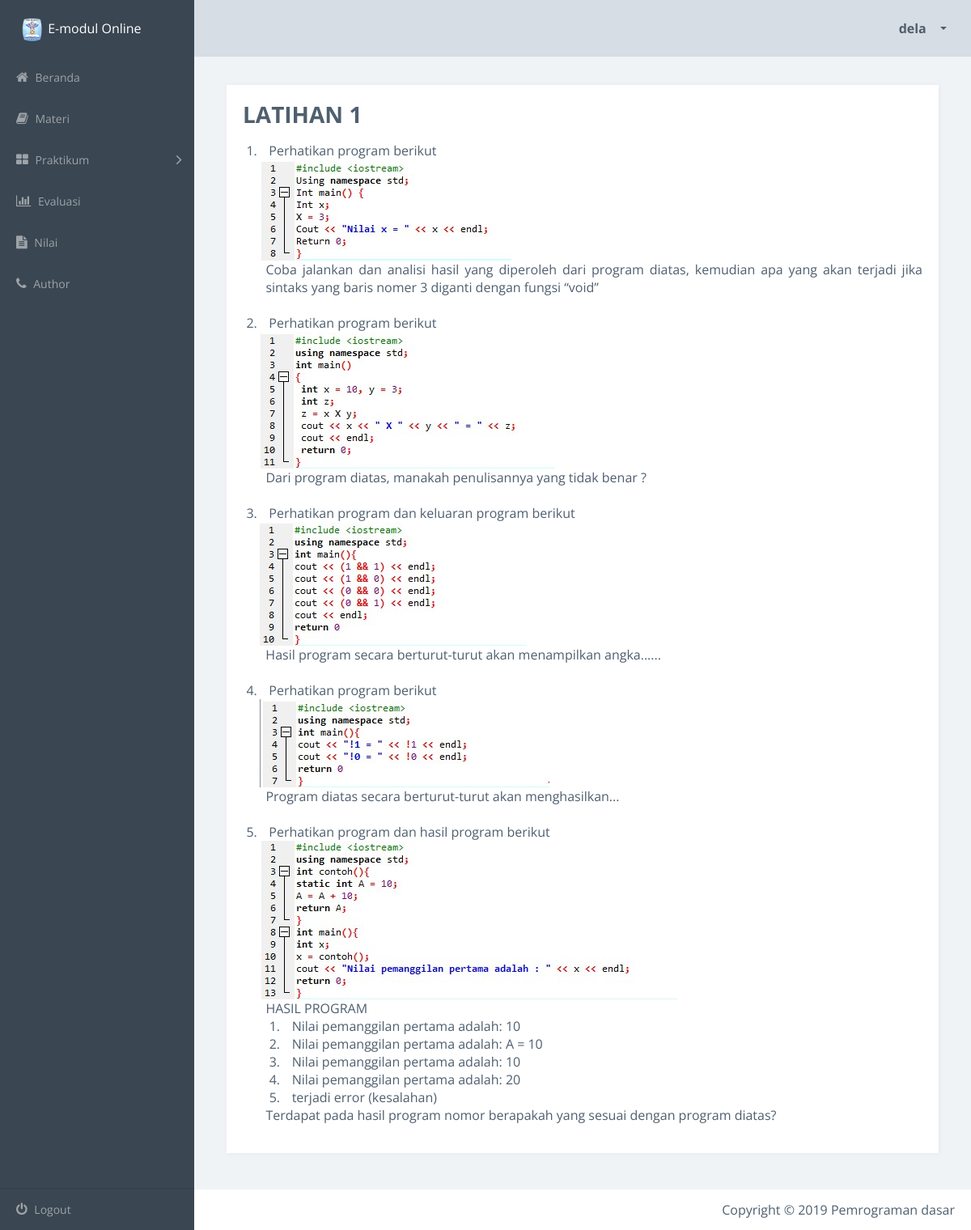
Page /detailLatihanSiswa.php?id=6 (signed in) on the committed database.
### tables this page shows
CREATE TABLE `latihan` (
  `id_latihan` int(11) NOT NULL AUTO_INCREMENT,
  `nama_latihan` varchar(100) DEFAULT NULL,
  `isi` longtext,
  PRIMARY KEY (`id_latihan`)
);

### detailLatihanSiswa.php (the view, shortened to what this page needs)
<?php
include("config.php");
$id = $_GET['id'];
$query = mysqli_query($conn, "SELECT * FROM latihan WHERE id_latihan = $id");
$data = mysqli_fetch_array($query);
?>
<!doctype html>
<html class="no-js" lang="en">
    <head>
        <link rel="stylesheet" href="css/vendor.css">
        <link rel="stylesheet" href="css/app-blue.css">
    </head>
    <body>
        <div class="main-wrapper">
            <div class="app" id="app">
                <header class="header">
                    <div class="header-block header-block-nav">
                        <ul class="nav-profile">
                            <li class="profile dropdown">
                                <a class="nav-link dropdown-toggle" data-toggle="dropdown" href="#" role="button" aria-haspopup="true" aria-expanded="false">
                                    <span class="name"> <?php echo $_SESSION['username']; ?> </span>
                                </a>
                            </li>
                        </ul>
                    </div>
                </header>
                <aside class="sidebar">
                    <div class="sidebar-container">
                        <div class="sidebar-header">
                            <div class="brand">
                                <div>
                                    <img src="assets/logosmk.png" width="30" height="30"> E-modul Online
                                </div>
                            </div>
                        </div>
                        <nav class="menu">
                            <ul class="sidebar-menu metismenu" id="sidebar-menu">
                                <li class="">
                                    <a href="indexSiswa.php">
                                        <i class="fa fa-home"></i> Beranda </a>
                                </li>
                                <li class="">
                                    <a href="materiSiswa.php">
                                        <i class="fa fa-book"></i> Materi </a>
                                </li>
                                <li>
                                    <a href="">
                                        <i class="fa fa-th-large"></i> Praktikum
                                        <i class="fa arrow"></i>
                                    </a>
                                </li>
                                <li class="">
                                    <a href="evaluasiSiswa.php">
                                        <i class="fa fa-bar-chart"></i> Evaluasi </a>
                                </li>
                                <li class="">
                                    <a href="nilaiSiswa.php">
                                        <i class="fa fa-file-text"></i> Nilai </a>
                                </li>
                                <li class="">
                                    <a href="auth.php">
                                        <i class="fa fa-phone"></i> Author </a>
                                </li>
                            </ul>
                        </nav>
                    </div>
                    <footer class="sidebar-footer">
                        <ul class="sidebar-menu metismenu" id="customize-menu">
                            <li>
                                <a href="logout.php">
                                    <i class="fa fa-power-off"></i> Logout </a>
                            </li>
                        </ul>
                    </footer>
                </aside>
                <article class="content forms-page">
                 <section class="section">
                        <div class="row">
                            <div class="col-md-12">
                                <div class="card card-block sameheight-item">
                                    <form id="tambah-form">
                                        <div class="form-group">
                                           <h3><b><?php echo $data['nama_latihan'] ?></b></h3>
                                        </div>
                                        <div class="form-group">
                                            <?php echo $data['isi'] ?>
                                        </div>
                                    </form>
                                </div>
                            </div>
                        </div>
                    </section>
                </article>
                <footer class="footer">
                    <div class="footer-block author">
                        <ul>
                            <li>
                                Copyright &copy 2019 Pemrograman dasar
                            </li>
                        </ul>
                    </div>
                </footer>
    </body>
</html>

### rows in the picture
latihan: nama_latihan "LATIHAN 1", isi "1. Perhatikan program berikut Coba jalankan dan analisi hasil yang diperoleh dari program diatas, kemudian apa yang akan terjadi jika sintaks yang baris nomer 3 diganti dengan fungsi “void” 2. Perhatikan program berikut Dari program diatas, manakah penulisannya yang tidak benar ? 3. Perhatikan program dan keluaran program berikut Hasil program secara berturut-turut akan menampilkan angka...... 4. Perhatikan program berikut Program diatas secara berturut-turut akan menghasilkan... 5. Perhatikan program dan hasil program berikut HASIL PROGRAM 1. Nilai pemanggilan pertama adalah: 10 2. Nilai pemanggilan pertama adalah: A = 10 3. Nilai pemanggilan pertama adalah: 10 4. Nilai pemanggilan pertama…", isi (picture)

### other values in the picture
$_SESSION['username'] "dela"
